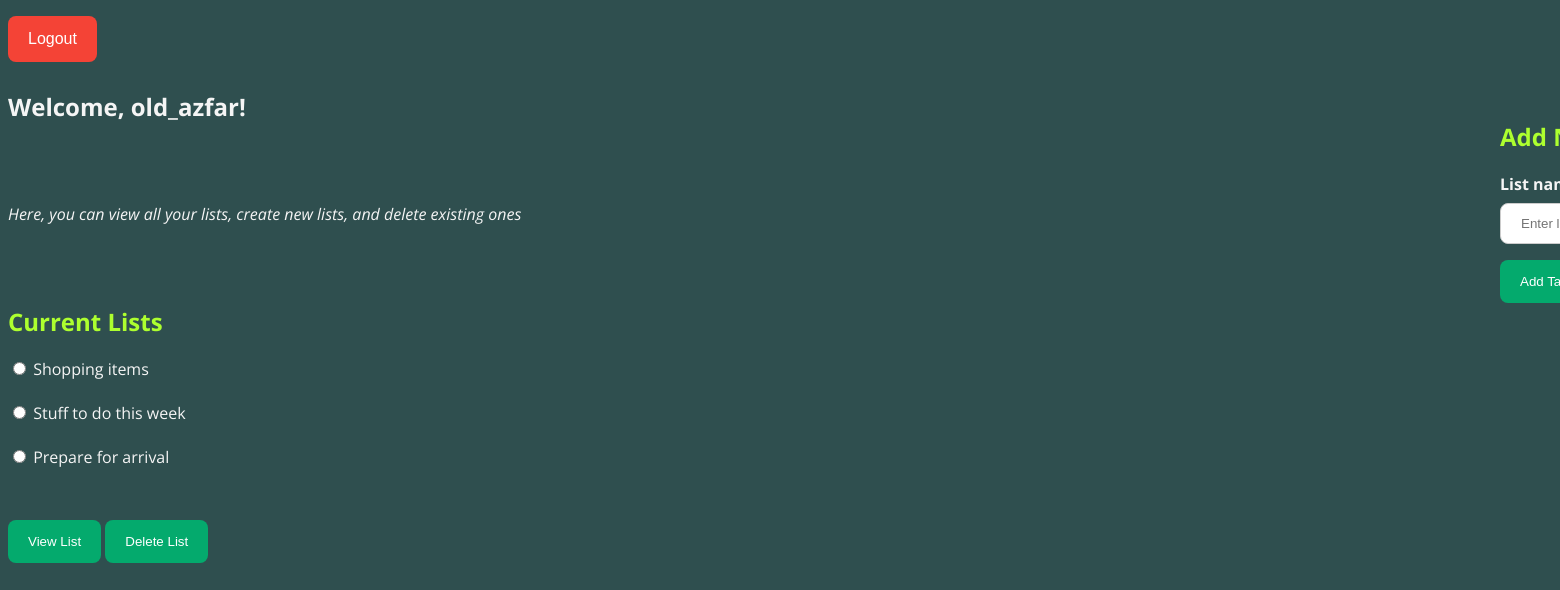
Page / (signed in) on the committed database.
### tables this page shows
CREATE TABLE Lists (
ListID INTEGER PRIMARY KEY AUTOINCREMENT NOT NULL,
UserID INTEGER,
ListName VARCHAR(30) NOT NULL,
FOREIGN KEY (UserID) REFERENCES Users(UserID)
);

### Project1/app.py (the view)
@app.route('/', methods=['GET', 'POST'])
def home():
    if 'user_id' in session:
        session['current_list_id'] = None
        session['current_list_name'] = None
        list_names = model.get_all_list_names(g.user_id)
        list_names = [a[0] for a in list_names]
        return render_template('dashboard.html', data={
            'username': session['username'],
            'list_names': list_names
        })
    return render_template('main_structure.html')

### Project1/app.py (called while the page is built)
@app.before_request
def before_request():
    g.user_id = None
    if 'user_id' in session:
        g.user_id = session['user_id']

### Project1/data_model.py (called while the page is built)
    def retrieve_data_multiple(self, sql_command):
        self.cursor.execute(sql_command)
        results = self.cursor.fetchall()
        return results

    def get_all_list_names(self, user_id):
        query = '''
            SELECT ListName from Lists
            WHERE UserID = '{}';
        '''.format(user_id)
        results = self.retrieve_data_multiple(query)
        return results

### Project1/templates/dashboard.html (shortened to what this page needs)
{% extends "main_structure.html" %}
{% block body %}
<body class="dashboard_body">
    <a href="/logout">
        <button class="btn-logout">
            <span>Logout</span>
        </button>
    </a>
    <h2>Welcome, {{ data['username'] }}!</h2>
    <br><br>
    <p><i>Here, you can view all your lists, create new lists, and delete existing ones</i></p>
    <br><br>
    <div class="view-lists-container">
        <h2 style="color: greenyellow;">Current Lists</h2>
        <form action="/display_list" method="post">
            {% for elem in data['list_names'] %}
            <input type="radio" id="{{ elem }}" name="list_name" value="{{elem}}">
            <label for="{{ elem }}">{{elem}}</label><br><br>
            {% endfor %}
            <br>
            <button class="btn-view-list" name="action" type="submit" value="View">View List</button>
            <button class="btn-view-list" name="action" type="submit" value="Delete">Delete List</button>
        </form>
    </div>
    <br><br><br>
    <div class="add-list-container">
        <h2 style="color: greenyellow;">
            Add New List
        </h2>
        <form action="/create_new_list", method="post">
            <label for="List name" style="color: whitesmoke;"><b>List name:</b></label><br>
            <input type="text" placeholder="Enter list name" name="list_name" required><br>
            <button class="btn-view-list" type="submit">Add Task</button>
        </form>
    </div>
</body>
{% endblock %}

### Project1/static/css/style.css (style rules this page uses)
body { font-family: 'Open Sans', sans-serif; }
h2, p { color: whitesmoke; }
input[type=text], input[type=password] { padding: 12px 20px; border-radius: 8px; margin: 8px 0; display: inline-block; border: 1px solid #ccc; box-sizing: border-box; }
.btn-login, .btn-add-task, .btn-view-list { background-color: #04AA6D; color: white; border-radius: 8px; padding: 14px 20px; margin: 8px 0; border: none; cursor: pointer; }
.dashboard_body { background-color: darkslategray; }
.btn-logout { display: inline-block; text-align: center; border-radius: 8px; border: none; background-color: #f44336; color: white; padding: 14px 20px; margin: 8px 0; font-size: 16px; cursor: pointer; }
.view-lists-container { color: whitesmoke; font-size: medium; position: absolute; }
.add-list-container { color: whitesmoke; position: absolute; top: 100px; left: 1500px; }

### rows in the picture
Lists: ListName "Shopping items"
Lists: ListName "Stuff to do this week"
Lists: ListName "Prepare for arrival"

### other values in the picture
{{ data['username'] }} "old_azfar"
